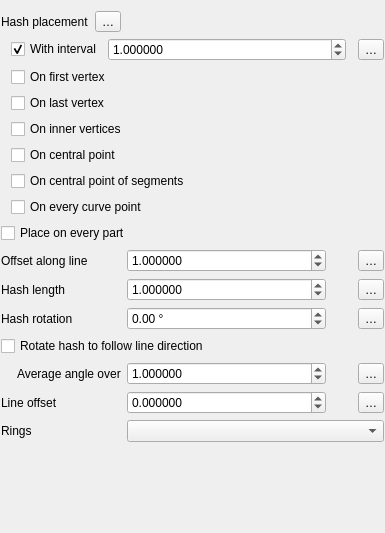
<?xml version="1.0" encoding="UTF-8"?>
<ui version="4.0">
 <class>WidgetHashedLine</class>
 <widget class="QWidget" name="WidgetHashedLine">
  <property name="geometry">
   <rect>
    <x>0</x>
    <y>0</y>
    <width>385</width>
    <height>533</height>
   </rect>
  </property>
  <property name="windowTitle">
   <string notr="true">Form</string>
  </property>
  <layout class="QGridLayout" name="gridLayout_2">
   <property name="leftMargin">
    <number>1</number>
   </property>
   <property name="rightMargin">
    <number>1</number>
   </property>
   <property name="bottomMargin">
    <number>1</number>
   </property>
   <item row="0" column="0">
    <widget class="QLabel" name="label_2">
     <property name="text">
      <string>Hash placement</string>
     </property>
    </widget>
   </item>
   <item row="1" column="0" colspan="3">
    <layout class="QGridLayout" name="gridLayout_3">
     <property name="leftMargin">
      <number>0</number>
     </property>
     <property name="topMargin">
      <number>0</number>
     </property>
     <property name="bottomMargin">
      <number>0</number>
     </property>
     <item row="0" column="1">
      <layout class="QHBoxLayout" name="horizontalLayout_4">
       <item>
        <widget class="QCheckBox" name="mCheckInterval">
         <property name="text">
          <string>With interval</string>
         </property>
         <property name="checked">
          <bool>true</bool>
         </property>
        </widget>
       </item>
       <item>
        <widget class="QgsDoubleSpinBox" name="spinInterval">
         <property name="sizePolicy">
          <sizepolicy hsizetype="Minimum" vsizetype="Fixed">
           <horstretch>1</horstretch>
           <verstretch>0</verstretch>
          </sizepolicy>
         </property>
         <property name="decimals">
          <number>6</number>
         </property>
         <property name="maximum">
          <double>10000000.000000000000000</double>
         </property>
         <property name="singleStep">
          <double>0.200000000000000</double>
         </property>
         <property name="value">
          <double>1.000000000000000</double>
         </property>
         <property name="showClearButton" stdset="0">
          <bool>false</bool>
         </property>
        </widget>
       </item>
       <item>
        <widget class="QgsUnitSelectionWidget" name="mIntervalUnitWidget" native="true">
         <property name="minimumSize">
          <size>
           <width>0</width>
           <height>0</height>
          </size>
         </property>
         <property name="focusPolicy">
          <enum>Qt::TabFocus</enum>
         </property>
        </widget>
       </item>
      </layout>
     </item>
     <item row="3" column="0">
      <spacer name="horizontalSpacer_2">
       <property name="orientation">
        <enum>Qt::Horizontal</enum>
       </property>
       <property name="sizeType">
        <enum>QSizePolicy::Fixed</enum>
       </property>
       <property name="sizeHint" stdset="0">
        <size>
         <width>10</width>
         <height>20</height>
        </size>
       </property>
      </spacer>
     </item>
     <item row="0" column="2">
      <widget class="QgsPropertyOverrideButton" name="mIntervalDDBtn">
       <property name="text">
        <string>…</string>
       </property>
      </widget>
     </item>
     <item row="3" column="1">
      <widget class="QCheckBox" name="mCheckVertex">
       <property name="toolTip">
        <string>Shows symbols on inner vertices, i.e. all vertices except the first or last</string>
       </property>
       <property name="text">
        <string>On inner vertices</string>
       </property>
      </widget>
     </item>
     <item row="2" column="1">
      <widget class="QCheckBox" name="mCheckVertexLast">
       <property name="text">
        <string>On last vertex</string>
       </property>
      </widget>
     </item>
     <item row="1" column="1">
      <widget class="QCheckBox" name="mCheckVertexFirst">
       <property name="text">
        <string>On first vertex</string>
       </property>
      </widget>
     </item>
     <item row="4" column="1">
      <widget class="QCheckBox" name="mCheckCentralPoint">
       <property name="text">
        <string>On central point</string>
       </property>
      </widget>
     </item>
     <item row="5" column="1">
      <widget class="QCheckBox" name="mCheckSegmentCentralPoint">
       <property name="text">
        <string>On central point of segments</string>
       </property>
      </widget>
     </item>
     <item row="6" column="1">
      <widget class="QCheckBox" name="mCheckCurvePoint">
       <property name="text">
        <string>On every curve point</string>
       </property>
      </widget>
     </item>
    </layout>
   </item>
   <item row="3" column="1" colspan="2">
    <spacer name="verticalSpacer">
     <property name="orientation">
      <enum>Qt::Vertical</enum>
     </property>
     <property name="sizeHint" stdset="0">
      <size>
       <width>20</width>
       <height>40</height>
      </size>
     </property>
    </spacer>
   </item>
   <item row="0" column="2">
    <spacer name="horizontalSpacer">
     <property name="orientation">
      <enum>Qt::Horizontal</enum>
     </property>
     <property name="sizeHint" stdset="0">
      <size>
       <width>40</width>
       <height>20</height>
      </size>
     </property>
    </spacer>
   </item>
   <item row="0" column="1">
    <widget class="QgsPropertyOverrideButton" name="mPlacementDDBtn">
     <property name="text">
      <string>…</string>
     </property>
    </widget>
   </item>
   <item row="2" column="0" colspan="3">
    <layout class="QGridLayout" name="gridLayout">
     <property name="topMargin">
      <number>0</number>
     </property>
     <item row="5" column="0">
      <spacer name="horizontalSpacer_3">
       <property name="orientation">
        <enum>Qt::Horizontal</enum>
       </property>
       <property name="sizeType">
        <enum>QSizePolicy::Fixed</enum>
       </property>
       <property name="sizeHint" stdset="0">
        <size>
         <width>10</width>
         <height>20</height>
        </size>
       </property>
      </spacer>
     </item>
     <item row="2" column="0" colspan="2">
      <widget class="QLabel" name="label_5">
       <property name="text">
        <string>Hash length</string>
       </property>
      </widget>
     </item>
     <item row="3" column="0" colspan="2">
      <widget class="QLabel" name="label_4">
       <property name="text">
        <string>Hash rotation</string>
       </property>
      </widget>
     </item>
     <item row="5" column="2">
      <widget class="QgsDoubleSpinBox" name="mSpinAverageAngleLength">
       <property name="sizePolicy">
        <sizepolicy hsizetype="Minimum" vsizetype="Fixed">
         <horstretch>1</horstretch>
         <verstretch>0</verstretch>
        </sizepolicy>
       </property>
       <property name="decimals">
        <number>6</number>
       </property>
       <property name="maximum">
        <double>10000000.000000000000000</double>
       </property>
       <property name="singleStep">
        <double>0.200000000000000</double>
       </property>
       <property name="value">
        <double>1.000000000000000</double>
       </property>
      </widget>
     </item>
     <item row="2" column="4">
      <widget class="QgsPropertyOverrideButton" name="mHashLengthDDBtn">
       <property name="text">
        <string>…</string>
       </property>
      </widget>
     </item>
     <item row="2" column="3">
      <widget class="QgsUnitSelectionWidget" name="mHashLengthUnitWidget" native="true">
       <property name="minimumSize">
        <size>
         <width>20</width>
         <height>0</height>
        </size>
       </property>
       <property name="focusPolicy">
        <enum>Qt::TabFocus</enum>
       </property>
      </widget>
     </item>
     <item row="1" column="4">
      <widget class="QgsPropertyOverrideButton" name="mOffsetAlongLineDDBtn">
       <property name="text">
        <string>…</string>
       </property>
      </widget>
     </item>
     <item row="1" column="2">
      <widget class="QgsDoubleSpinBox" name="mSpinOffsetAlongLine">
       <property name="sizePolicy">
        <sizepolicy hsizetype="Minimum" vsizetype="Fixed">
         <horstretch>1</horstretch>
         <verstretch>0</verstretch>
        </sizepolicy>
       </property>
       <property name="decimals">
        <number>6</number>
       </property>
       <property name="minimum">
        <double>-10000000.000000000000000</double>
       </property>
       <property name="maximum">
        <double>10000000.000000000000000</double>
       </property>
       <property name="singleStep">
        <double>0.200000000000000</double>
       </property>
       <property name="value">
        <double>1.000000000000000</double>
       </property>
      </widget>
     </item>
     <item row="2" column="2">
      <widget class="QgsDoubleSpinBox" name="mSpinHashLength">
       <property name="sizePolicy">
        <sizepolicy hsizetype="Minimum" vsizetype="Fixed">
         <horstretch>1</horstretch>
         <verstretch>0</verstretch>
        </sizepolicy>
       </property>
       <property name="decimals">
        <number>6</number>
       </property>
       <property name="maximum">
        <double>10000000.000000000000000</double>
       </property>
       <property name="singleStep">
        <double>0.200000000000000</double>
       </property>
       <property name="value">
        <double>1.000000000000000</double>
       </property>
      </widget>
     </item>
     <item row="3" column="4">
      <widget class="QgsPropertyOverrideButton" name="mHashRotationDDBtn">
       <property name="text">
        <string>…</string>
       </property>
      </widget>
     </item>
     <item row="7" column="2" colspan="3">
      <widget class="QComboBox" name="mRingFilterComboBox"/>
     </item>
     <item row="3" column="2">
      <widget class="QgsDoubleSpinBox" name="mHashRotationSpinBox">
       <property name="sizePolicy">
        <sizepolicy hsizetype="Minimum" vsizetype="Fixed">
         <horstretch>1</horstretch>
         <verstretch>0</verstretch>
        </sizepolicy>
       </property>
       <property name="wrapping">
        <bool>true</bool>
       </property>
       <property name="suffix">
        <string> °</string>
       </property>
       <property name="decimals">
        <number>2</number>
       </property>
       <property name="minimum">
        <double>-360.000000000000000</double>
       </property>
       <property name="maximum">
        <double>360.000000000000000</double>
       </property>
       <property name="singleStep">
        <double>0.500000000000000</double>
       </property>
      </widget>
     </item>
     <item row="7" column="0" colspan="2">
      <widget class="QLabel" name="mRingsLabel">
       <property name="text">
        <string>Rings</string>
       </property>
      </widget>
     </item>
     <item row="6" column="0" colspan="2">
      <widget class="QLabel" name="label_3">
       <property name="text">
        <string>Line offset</string>
       </property>
      </widget>
     </item>
     <item row="4" column="0" colspan="5">
      <widget class="QCheckBox" name="chkRotateMarker">
       <property name="text">
        <string>Rotate hash to follow line direction</string>
       </property>
      </widget>
     </item>
     <item row="6" column="4">
      <widget class="QgsPropertyOverrideButton" name="mLineOffsetDDBtn">
       <property name="text">
        <string>…</string>
       </property>
      </widget>
     </item>
     <item row="5" column="1">
      <widget class="QLabel" name="label_6">
       <property name="text">
        <string>Average angle over</string>
       </property>
      </widget>
     </item>
     <item row="6" column="3">
      <widget class="QgsUnitSelectionWidget" name="mOffsetUnitWidget" native="true">
       <property name="minimumSize">
        <size>
         <width>20</width>
         <height>0</height>
        </size>
       </property>
       <property name="focusPolicy">
        <enum>Qt::TabFocus</enum>
       </property>
      </widget>
     </item>
     <item row="5" column="4">
      <widget class="QgsPropertyOverrideButton" name="mAverageAngleDDBtn">
       <property name="text">
        <string>…</string>
       </property>
      </widget>
     </item>
     <item row="6" column="2">
      <widget class="QgsDoubleSpinBox" name="spinOffset">
       <property name="sizePolicy">
        <sizepolicy hsizetype="Minimum" vsizetype="Fixed">
         <horstretch>1</horstretch>
         <verstretch>0</verstretch>
        </sizepolicy>
       </property>
       <property name="decimals">
        <number>6</number>
       </property>
       <property name="minimum">
        <double>-999999999.000000000000000</double>
       </property>
       <property name="maximum">
        <double>999999999.000000000000000</double>
       </property>
       <property name="singleStep">
        <double>0.200000000000000</double>
       </property>
      </widget>
     </item>
     <item row="1" column="0" colspan="2">
      <widget class="QLabel" name="label">
       <property name="text">
        <string>Offset along line</string>
       </property>
      </widget>
     </item>
     <item row="1" column="3">
      <widget class="QgsUnitSelectionWidget" name="mOffsetAlongLineUnitWidget" native="true">
       <property name="minimumSize">
        <size>
         <width>0</width>
         <height>0</height>
        </size>
       </property>
       <property name="focusPolicy">
        <enum>Qt::TabFocus</enum>
       </property>
      </widget>
     </item>
     <item row="5" column="3">
      <widget class="QgsUnitSelectionWidget" name="mAverageAngleUnit" native="true">
       <property name="minimumSize">
        <size>
         <width>20</width>
         <height>0</height>
        </size>
       </property>
       <property name="focusPolicy">
        <enum>Qt::TabFocus</enum>
       </property>
      </widget>
     </item>
     <item row="0" column="0" colspan="5">
      <widget class="QCheckBox" name="mCheckPlaceOnEveryPart">
       <property name="toolTip">
        <string>If checked, the &quot;first vertex&quot; or &quot;last vertex&quot; placements will also render at the first and last vertex for every part of multipart geometries</string>
       </property>
       <property name="text">
        <string>Place on every part</string>
       </property>
      </widget>
     </item>
    </layout>
   </item>
  </layout>
 </widget>
 <customwidgets>
  <customwidget>
   <class>QgsDoubleSpinBox</class>
   <extends>QDoubleSpinBox</extends>
   <header>qgsdoublespinbox.h</header>
  </customwidget>
  <customwidget>
   <class>QgsPropertyOverrideButton</class>
   <extends>QToolButton</extends>
   <header>qgspropertyoverridebutton.h</header>
  </customwidget>
  <customwidget>
   <class>QgsUnitSelectionWidget</class>
   <extends>QWidget</extends>
   <header>qgsunitselectionwidget.h</header>
   <container>1</container>
  </customwidget>
 </customwidgets>
 <tabstops>
  <tabstop>mPlacementDDBtn</tabstop>
  <tabstop>mCheckInterval</tabstop>
  <tabstop>spinInterval</tabstop>
  <tabstop>mIntervalUnitWidget</tabstop>
  <tabstop>mIntervalDDBtn</tabstop>
  <tabstop>mCheckVertex</tabstop>
  <tabstop>mCheckVertexLast</tabstop>
  <tabstop>mCheckVertexFirst</tabstop>
  <tabstop>mCheckCentralPoint</tabstop>
  <tabstop>mCheckSegmentCentralPoint</tabstop>
  <tabstop>mCheckCurvePoint</tabstop>
  <tabstop>mCheckPlaceOnEveryPart</tabstop>
  <tabstop>mSpinOffsetAlongLine</tabstop>
  <tabstop>mOffsetAlongLineUnitWidget</tabstop>
  <tabstop>mOffsetAlongLineDDBtn</tabstop>
  <tabstop>mSpinHashLength</tabstop>
  <tabstop>mHashLengthUnitWidget</tabstop>
  <tabstop>mHashLengthDDBtn</tabstop>
  <tabstop>mHashRotationSpinBox</tabstop>
  <tabstop>mHashRotationDDBtn</tabstop>
  <tabstop>chkRotateMarker</tabstop>
  <tabstop>mSpinAverageAngleLength</tabstop>
  <tabstop>mAverageAngleUnit</tabstop>
  <tabstop>mAverageAngleDDBtn</tabstop>
  <tabstop>spinOffset</tabstop>
  <tabstop>mOffsetUnitWidget</tabstop>
  <tabstop>mLineOffsetDDBtn</tabstop>
  <tabstop>mRingFilterComboBox</tabstop>
 </tabstops>
 <resources/>
 <connections/>
</ui>
